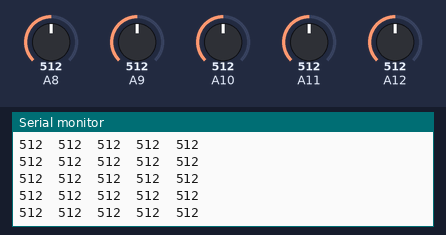
A sketch run on a simulated Arduino Mega 2560, built with avr-gcc and run on an emulated ATmega2560. Parts: the last lines printed to the serial monitor. The inputs (shaded band) are chosen by the test bench; at power-on: A8 = 512, A9 = 512, A10 = 512, A11 = 512, A12 = 512.

Above: at 1.2 s.
1.3 s: A8 set to 716
At 1.57 s:
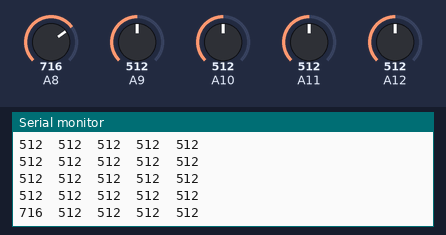
2.8 s: A9 set to 716
At 2.98 s:
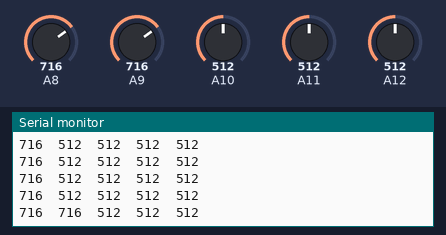
4.3 s: A10 set to 716
At 4.39 s:
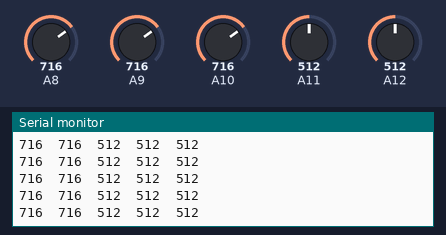
5.8 s: A11 set to 716
At 5.8 s:
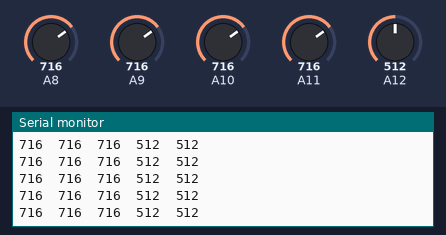
7.3 s: A12 set to 716
At 7.41 s:
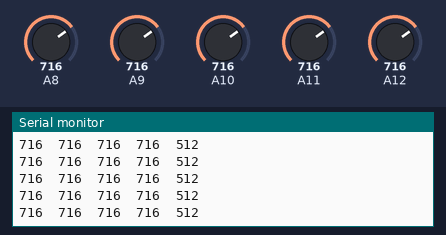
8.8 s: A8 set to 992
At 8.82 s:
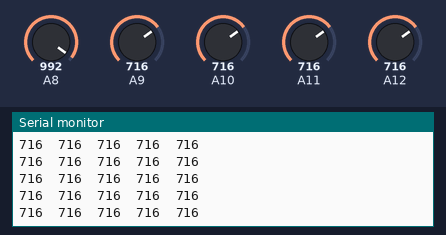
Timing chart, 0 to 11.3 s (numbered marks = the images above; inputs shaded):
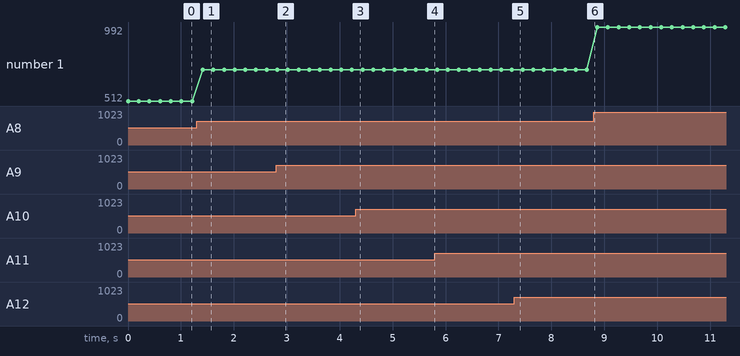

Measured:
- after the input at 1.3 s, the serial monitor: prints a new line after 0.11 s (image 1)
- after the input at 2.8 s, the serial monitor: prints a new line at once (image 2)
- plotted number 1: 512 → 716 after the input at 1.3 s, 716 → 992 after the input at 8.8 s

The sketch:

Tracker_Sensor.ino
```cpp
/* WaveShare ARPICAR Run Forward/Backward/Left/Right Test

   ARPICAR run forward,backward,left right and so on..

   Created 25th June 2016
           by Xinwu Lin

   CN: http://www.waveshare.net/
   EN: http://www.waveshare.com/
*/

void setup()
{
  Serial.begin(115200);
  Serial.println("TRSensor example");
  pinMode(A8, INPUT);
  pinMode(A9, INPUT);
  pinMode(A10, INPUT);
  pinMode(A11, INPUT);
  pinMode(A11, INPUT);

}


void loop()
{

  Serial.print(analogRead(A8));
  Serial.print("  ");
  Serial.print(analogRead(A9));
  Serial.print("  ");
  Serial.print(analogRead(A10));
  Serial.print("  ");
  Serial.print(analogRead(A11));
  Serial.print("  ");
  Serial.print(analogRead(A12));
  Serial.println();
  delay(200);

}
```
